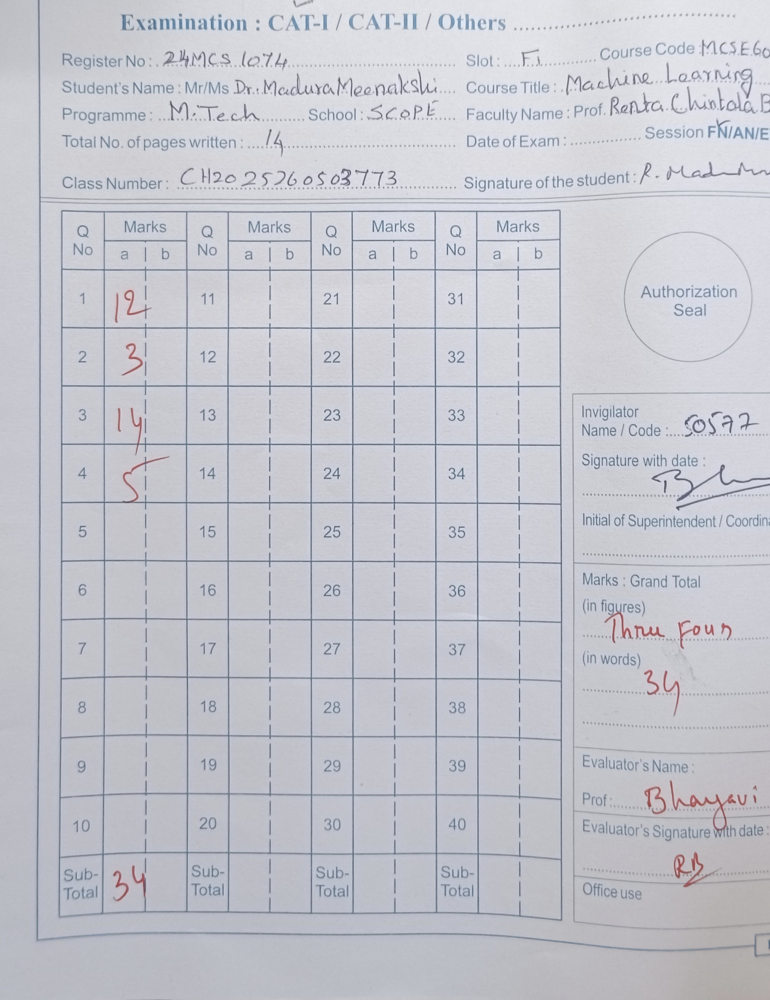
#> input picture grade_eval/assets/template.png, 1540 x 2000 px (shown at 1/2 size)
$ python -i live.py   (imports and definitions only)   (older library calls are emulated)
#> lines starting #> are read from the running program, lines starting #| are printed output that depends on the picture
#> further down, picture is the input picture: shape (2000, 1540, 3); mean B, G, R 205.3, 197.5, 196.4
### grade_eval/vision/layout.py
"""Align a photo of the cover page to the reference template and cut out the marks cells."""
from dataclasses import dataclass
from pathlib import Path

import cv2
import numpy as np

TEMPLATE_PATH = Path(__file__).resolve().parent.parent / "assets" / "template.png"
MIN_INLIERS = 30
import os
ALIGN_UP = os.environ.get("GRADE_ALIGN_UP", "1") == "1"      # upscale small / re-compressed photos before matching (WhatsApp-sized copies failed otherwise)
UP_TO = 2000

# Measured on the template image (see make_template.py). Row boundaries: 10 question rows + sub-total row.
ROW_Y = [539, 656, 772, 888, 1005, 1122, 1239, 1356, 1472, 1588, 1706, 1825]
# Per group of 10 questions: x of (Q-No left edge, a left, b left, b right).
GROUP_X = [(122, 208, 290, 373), (373, 456, 539, 622), (622, 705, 788, 871), (871, 954, 1037, 1121)]
# Header band (printed name/register fields) in template coordinates, as (x0, y0, x1, y1).
REGISTER_BOX = (190, 105, 700, 150)
NAME_BOX = (360, 150, 700, 190)

_sift = cv2.SIFT_create(nfeatures=5000)
_template = None


def _gray(img):
    g = cv2.cvtColor(img, cv2.COLOR_BGR2GRAY)
    return cv2.createCLAHE(clipLimit=2.0, tileGridSize=(8, 8)).apply(g)
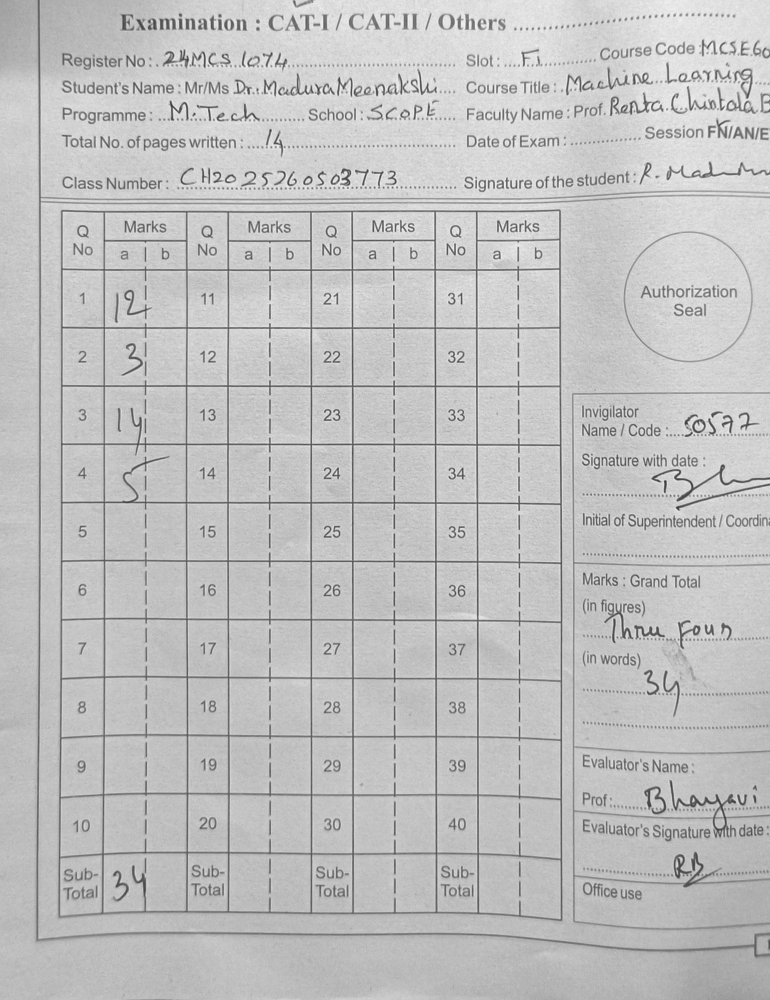
#> returned value: shape (2000, 1540) (shown at 1/2 size); min 50, max 244, mean 192.4


def _get_template():
    global _template
    if _template is None:
        img = cv2.imread(str(TEMPLATE_PATH))
        kp, des = _sift.detectAndCompute(_gray(img), None)
#> kp = 5001 keypoints; strongest (x, y, size): (1356, 1016, 5.1), (541, 261, 3.3), (726, 368, 3.1), (389, 228, 3.3)
        _template = (img, kp, des)
    return _template


@dataclass
class Alignment:
    image: np.ndarray   # photo warped into template coordinates
    inliers: int
    H: np.ndarray | None = None   # photo -> template homography


def align(img: np.ndarray) -> Alignment | None:
    """Warp the photo into the template frame, or None if the page can't be matched."""
    tpl, tkp, tdes = _get_template()
#> tkp has the same summary as kp in _get_template
    if ALIGN_UP:
        h0, w0 = img.shape[:2]; k = UP_TO / max(h0, w0)
#> after `h0, w0 = img.shape[:2]`: h0 = 2000; w0 = 1540
#> after `k = UP_TO / max(h0, w0)`: k = 1
        if k > 1.05:
            img = cv2.resize(img, (round(w0 * k), round(h0 * k)), interpolation=cv2.INTER_CUBIC)
    kp, des = _sift.detectAndCompute(_gray(img), None)
    if des is None or len(kp) < MIN_INLIERS:
        return None
    pairs = cv2.BFMatcher().knnMatch(des, tdes, k=2)
#> pairs = 5001 matches
    good = [m for m, n in (p for p in pairs if len(p) == 2) if m.distance < 0.75 * n.distance]
#> good = 5001 matches
    if len(good) < MIN_INLIERS:
        return None
    src = np.float32([kp[m.queryIdx].pt for m in good])
#> src = 5001 pairs, first value 123.7 to 1535.7, second value 29.12 to 1804.2
    dst = np.float32([tkp[m.trainIdx].pt for m in good])
#> dst has the same summary as src
    H, mask = cv2.findHomography(src, dst, cv2.RANSAC, 4.0)
#> H = [[1, 1.92e-15, -2.74e-12], [-1.22e-15, 1, -1.11e-12], [-8.47e-19, 2.55e-18, 1]]; mask = 5001 values from 1 to 1
    if H is None or int(mask.sum()) < MIN_INLIERS:
        return None
    th, tw = tpl.shape[:2]
#> th = 2000; tw = 1540
    return Alignment(cv2.warpPerspective(img, H, (tw, th), flags=cv2.INTER_CUBIC), int(mask.sum()), H)


# [12 lines left out: function cell_boxes, not called in this run]


def crop(img: np.ndarray, box, pad: int = 0) -> np.ndarray:
    x0, y0, x1, y1 = box
    return img[y0 - pad:y1 + pad, x0 - pad:x1 + pad]

### grade_eval/live.py
"""Live scanning: per-frame framing check used by the phone page (the phone only streams frames, all work is here).

check_frame() answers one of: align (form not found) | back (form found but part of the page is outside the frame) |
blurry | ok. The phone captures a full-resolution frame once a few consecutive frames are ok and the phone is steady.
"""
import time

import cv2
import numpy as np

from grade_eval.vision import layout

CHECK_SIDE = 1800         # frames are checked at this size; cheaper SIFT settings / smaller frames stopped finding the form (tested on synthetic phone frames)
SHARP_SIDE = 960          # sharpness is measured at this size so MIN_SHARP does not depend on CHECK_SIDE
MAX_OUTSIDE = 0.05        # fraction of the aligned page that lies outside the photo before we say "move back"
MIN_SHARP = 200.0         # Laplacian variance of the frame centre below which it is too blurry (sharp samples >= 880, sigma-1 blur <= 90)
MIN_FILL = 0.6            # the sheet must span at least this fraction of the frame's width or height
MAX_EDGE_RATIO = 1.14     # opposite edges of the sheet may differ by this factor before we say the phone is tilted
MAX_ROTATION = 7.0        # degrees

MESSAGES = {
    "align": "Can't match the sheet. Fill the frame with the front page, hold the phone flat and still, avoid glare and shadows",
    "back": "Move the phone back: the whole sheet must be visible",
    "small": "Move closer: the sheet should fill the frame",
    "tilt": "Hold the phone flat, parallel to the sheet",
    "rotated": "Straighten the sheet (it looks rotated)",
    "blurry": "Hold steady: the picture is blurry",
    "ok": "Good. Hold still",
}
CUT = {"left": "left", "right": "right", "top": "up", "bottom": "down"}   # sheet cut off on this side -> move the phone that way


def sheet_quad(res, shape) -> np.ndarray:
    """The template's four corners mapped into the frame, as fractions of the frame (TL, TR, BR, BL)."""
    th, tw = layout._get_template()[0].shape[:2]
    corners = np.float32([[0, 0], [tw, 0], [tw, th], [0, th]]).reshape(-1, 1, 2)
    q = cv2.perspectiveTransform(corners, np.linalg.inv(res.H)).reshape(4, 2)
    return q / np.float32([shape[1], shape[0]])


# [20 lines left out: function advise, not called in this run]


def measure(img: np.ndarray):
    """-> (outside_fraction of the aligned page, sharpness of the raw frame centre, feature inliers, sheet outline), or None when the form is not found."""
    res = layout.align(img)
    if res is None:
        return None
    g = cv2.cvtColor(img, cv2.COLOR_BGR2GRAY)
    k = SHARP_SIDE / max(g.shape)
#> k = 0.48
    if k < 1:
        g = cv2.resize(g, None, fx=k, fy=k, interpolation=cv2.INTER_AREA)
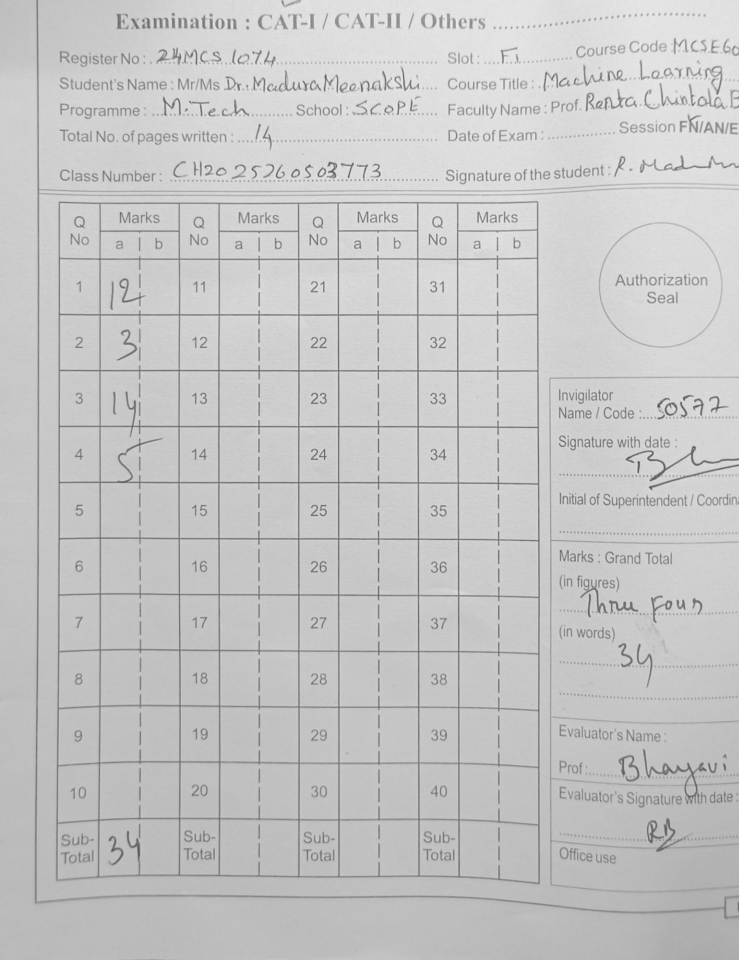
#> g: shape (960, 739); min 77, max 234, mean 198
    h, w = g.shape
#> h = 960; w = 739
    outside = float((res.image.max(axis=2) == 0).mean())
#> outside = 0
    return outside, float(cv2.Laplacian(g[h // 5:4 * h // 5, w // 5:4 * w // 5], cv2.CV_64F).var()), res.inliers, sheet_quad(res, img.shape)
#> in sheet_quad, `th, tw = layout._get_template()[0].shape[:2]`: th = 2000; tw = 1540
#> in sheet_quad, `corners = np.float32([[0, 0], [tw, 0], [tw, th], [0, th]]).reshape(-1,..`: corners = [[0, 0], [1540, 0], [1540, 2000], [0, 2000]]
#> in sheet_quad, `q = cv2.perspectiveTransform(corners, np.linalg.inv(res.H)).reshape(4,..`: q = [[2.74e-12, 1.11e-12], [1540, 2.99e-12], [1540, 2000], [-1.11e-12, 2000]]


# [27 lines left out: functions save_debug_frame, check_frame, _check_frame, not called in this run]


# ------------------------------------------------------------------ network helpers (phone link + https)
import datetime
import ipaddress
import socket
from pathlib import Path

CERT_DIR = Path(__file__).resolve().parents[1] / "data" / "certs"
HTTP_PORT, HTTPS_PORT = 8000, 8443


# [10 lines left out: function lan_ip, not called in this run]


def cert_files():
    return CERT_DIR / "cert.pem", CERT_DIR / "key.pem"


# [33 lines left out: functions ensure_cert, page_html, not called in this run]

>>> import cv2
>>> picture = cv2.imread('assets/template.png')
>>> result = measure(picture)
#> result = (0, 892.6, 5001, [[1.78e-15, 5.53e-16], [1, 1.49e-15], [1, 1], [-7.2e-16, 1]])
